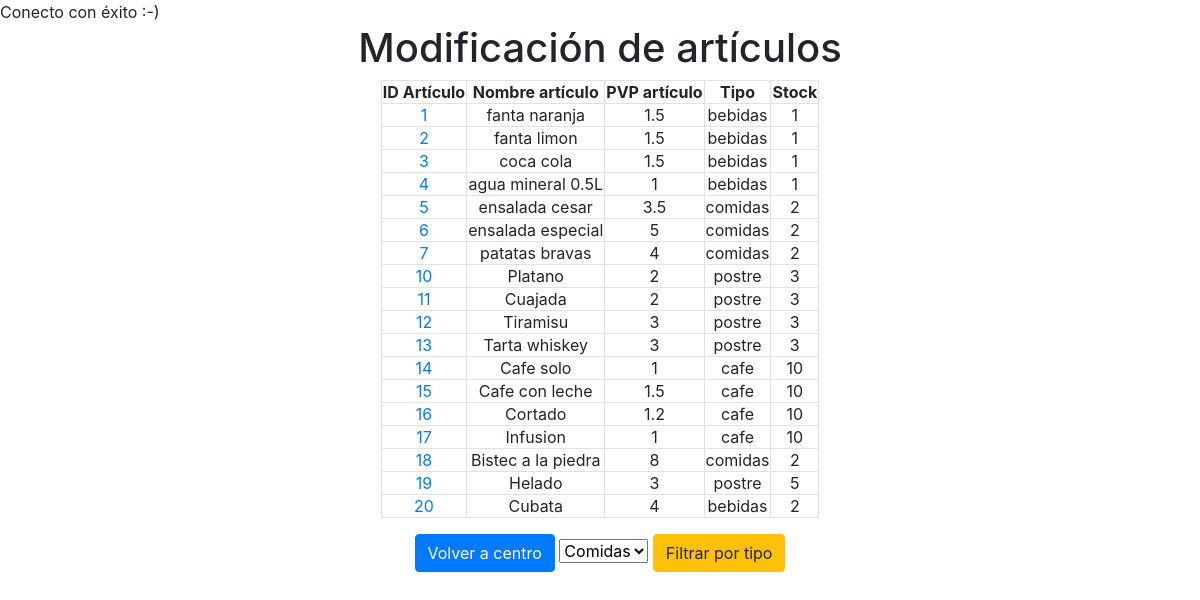
/modificacionarticulos.php, run on the app's committed database.
### tables this page shows
CREATE TABLE `Articulos` (
  `idArticulos` int(11) NOT NULL AUTO_INCREMENT,
  `nombreart` varchar(45) NOT NULL,
  `pvpart` double NOT NULL,
  `tipoart` varchar(20) DEFAULT NULL,
  `stock` int(11) NOT NULL,
  PRIMARY KEY (`idArticulos`)
);

### modificacionarticulos.php (the view, shortened to what this page needs)
<?php
require_once "config.php";
$sql = "SELECT * FROM Articulos";
$result = mysqli_query($link,$sql);
?>
<!DOCTYPE html>
<html lang="es">
<head>
  <link rel="stylesheet" href="/css/bootstrap.min.css">
  <link rel="stylesheet" href="/css/modificacionarticulos.css"
  <script src="https://ajax.googleapis.com/ajax/libs/jquery/3.4.0/jquery.min.js"></script>
</head>
<body>
<div class="container-fluid">
  <h1 class="text-center">Modificación de artículos</h1>
  <div class="row">
    <div class="col-sm-12 text-center listadoart">
    <table class='table-stripped table-bordered text-center'>
    <tr><th>ID Artículo</th><th>Nombre artículo</th><th>PVP artículo</th><th>Tipo</th><th>Stock</th></tr>
    <?php
    if (mysqli_num_rows($result) > 0) {
        while($row = mysqli_fetch_assoc($result)) {
            echo "<tr><td><a href='ficha.php?idArticulos=".$row["idArticulos"]."'>".$row["idArticulos"]."</a></td><td>". $row["nombreart"] . "</td><td>" . $row["pvpart"]. "</td><td>" . $row["tipoart"] . "</td><td>" . $row["stock"] ."</td></tr>";
        }
    } else {
        echo "0 results";
    }
    ?>
    </table>
    <p class="opciones">
        <a href="centro.php"><button type="button" class="btn btn-primary">Volver a centro</button></a>
        <select name="filtrotipo">
            <option value="comidas">Comidas</option>
        </select>
        <a href=""><button type="button" class="btn btn-warning">Filtrar por tipo</button></a>
    </p>
    </div>
  </div>
</div>
</body>
</html>

### css/modificacionarticulos.css (style rules this page uses)
table { margin-left: auto; margin-right: auto; }
.opciones { margin: 1em; }

### data on the page
articulos: idArticulos "1", nombreart "fanta naranja", pvpart "1.5", tipoart "bebidas", stock "1"
articulos: idArticulos "2", nombreart "fanta limon", pvpart "1.5", tipoart "bebidas", stock "1"
articulos: idArticulos "3", nombreart "coca cola", pvpart "1.5", tipoart "bebidas", stock "1"
articulos: idArticulos "4", nombreart "agua mineral 0.5L", pvpart "1", tipoart "bebidas", stock "1"
articulos: idArticulos "5", nombreart "ensalada cesar", pvpart "3.5", tipoart "comidas", stock "2"
articulos: idArticulos "6", nombreart "ensalada especial", pvpart "5", tipoart "comidas", stock "2"
articulos: idArticulos "7", nombreart "patatas bravas", pvpart "4", tipoart "comidas", stock "2"
articulos: idArticulos "10", nombreart "Platano", pvpart "2", tipoart "postre", stock "3"
articulos: idArticulos "11", nombreart "Cuajada", pvpart "2", tipoart "postre", stock "3"
articulos: idArticulos "12", nombreart "Tiramisu", pvpart "3", tipoart "postre", stock "3"
articulos: idArticulos "13", nombreart "Tarta whiskey", pvpart "3", tipoart "postre", stock "3"
articulos: idArticulos "14", nombreart "Cafe solo", pvpart "1", tipoart "cafe", stock "10"
articulos: idArticulos "15", nombreart "Cafe con leche", pvpart "1.5", tipoart "cafe", stock "10"
articulos: idArticulos "16", nombreart "Cortado", pvpart "1.2", tipoart "cafe", stock "10"
articulos: idArticulos "17", nombreart "Infusion", pvpart "1", tipoart "cafe", stock "10"
articulos: idArticulos "18", nombreart "Bistec a la piedra", pvpart "8", tipoart "comidas", stock "2"
articulos: idArticulos "19", nombreart "Helado", pvpart "3", tipoart "postre", stock "5"
articulos: idArticulos "20", nombreart "Cubata", pvpart "4", tipoart "bebidas", stock "2"
